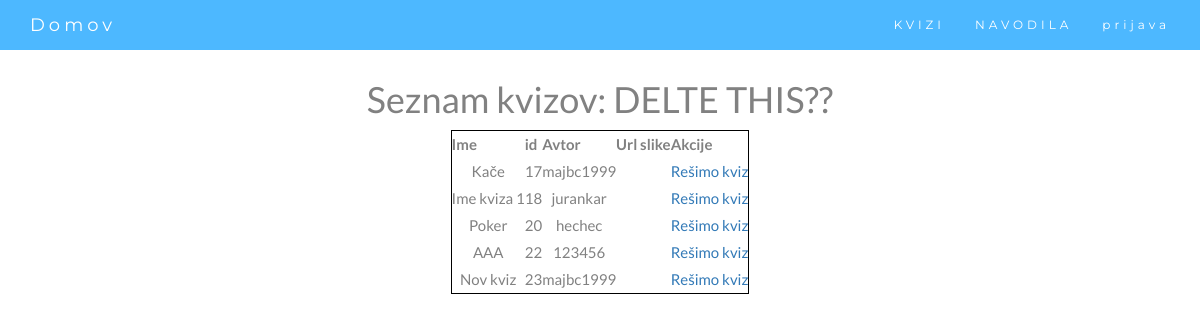
Page /list_quizes on the earlier database version.
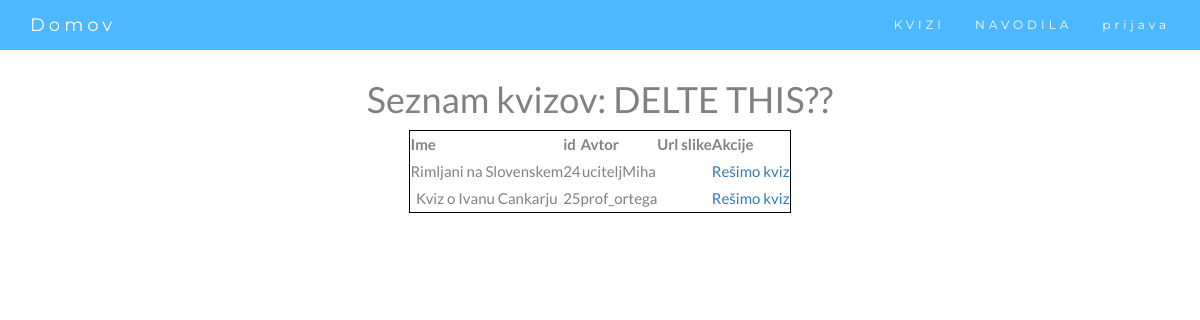
Same page on the later database version.
### webapp/models.py (models this page shows)
class dbQuiz(models.Model):
    id = models.BigAutoField(primary_key=True)
    name = models.CharField(max_length=200, default="Kviz 1")
    author = models.CharField(max_length=200)
    password = models.CharField(max_length=200, default="hec") # geslo za kviz (da ni vsak kviz dostopen vsakomur)   --> Can we remove this?
    datoteka = models.FileField(upload_to='media/')
    created_at = models.DateTimeField(auto_now_add=True)
    updated_at = models.DateTimeField(auto_now=True)

### webapp/views.py (the view)
# urls.py: path('list_quizes', views.list_quizes, name='list_quizes'),
def list_quizes(request):
    kvizi = dbQuiz.objects.all()
    return render(request, "quiz_list.html", {'kvizi': kvizi})

### templates/quiz_list.html (shortened to what this page needs)
{% extends "skeleton.html" %}
{% block content %}
    <h1>Seznam kvizov: DELTE THIS??</h1>
    <table style="border: 1px solid black;">
        <tr>
            <th>Ime</th>
            <th>id</th>
            <th>Avtor</th>
            <th>Url slike</th>
            <th>Akcije</th>
        </tr>
        {% for i in kvizi %}
            <tr>
                <td>{{i.name}}</td>
                <td>{{i.id}}</td>
                <td>{{i.author}}</td>
                <td>{{i.pictureUrl}}</td>
                <td>
                    <a href="select_username/{{i.id}}">Rešimo kviz</a>
                </td>
            </tr>
        {%endfor%}
    </table>
{% endblock content %}

### templates/skeleton.html (shortened to what this page needs)
{% load static %}
<!DOCTYPE html>
<html lang="en">
    <head>
      <link rel="stylesheet" href="https://maxcdn.bootstrapcdn.com/bootstrap/3.4.1/css/bootstrap.min.css">
      <link rel="stylesheet" href="http://cdn.leafletjs.com/leaflet-0.7/leaflet.css" />
      <link rel="stylesheet" href="{% static 'webapp/style.css' %}">
    </head>
    <body id="myPage" data-spy="scroll" data-target=".navbar" data-offset="60">
        <div style="text-align:center">
              <nav class="navbar navbar-default navbar-fixed-top">
                <div class="container">
                  <div class="navbar-header">
                    <a class="navbar-brand" href="/homePage">Domov</a>
                  </div>
                  <div class="collapse navbar-collapse" id="myNavbar">
                    <ul class="nav navbar-nav navbar-right">
                      <li><a href="/homePage#kvizi">KVIZI</a></li>
                      <li><a href="/navodila">NAVODILA</a></li>
                      {% if not request.user.is_anonymous %}
                          <li><a>uporabnik: {{request.user}}</a></li>
                          <li><a href="/logout/">odjava</a></li>
                      {% else %}
                          <li><a href="/login/">prijava</a></li>
                      {% endif %}
                    </ul>
                  </div>
                </div>
              </nav>
            <div style="margin-top:80px">
                {% block content %} {% endblock content %}
            </div>
        </div>
    </body>
</html>

### webapp/static/webapp/style.css (style rules this page uses)
body { font: 400 15px Lato, sans-serif; line-height: 1.8; color: #818181; }
.navbar { margin-bottom: 0; background-color: #4db8ff; z-index: 9999; border: 0; font-size: 12px !important; line-height: 1.42857143 !important; letter-spacing: 4px; border-radius: 0; font-family: Montserrat, sans-serif; }
.navbar li a, .navbar .navbar-brand { color: #fff !important; }
table { margin-left: auto; margin-right: auto; }

Differences in the rows shown:
removed dbQuiz: name "Kače", id "17", author "majbc1999"
removed dbQuiz: name "Ime kviza 1", id "18", author "jurankar"
removed dbQuiz: name "Poker", id "20", author "hechec"
removed dbQuiz: name "AAA", id "22", author "123456"
removed dbQuiz: name "Nov kviz", id "23", author "majbc1999"
added dbQuiz: name "Rimljani na Slovenskem", id "24", author "uciteljMiha"
added dbQuiz: name "Kviz o Ivanu Cankarju", id "25", author "prof_ortega"
